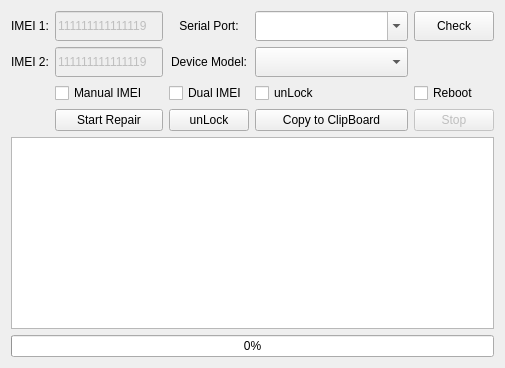
             <widget class="QWidget" name="tab_9">
              <attribute name="title">
               <string>Device7</string>
              </attribute>
              <layout class="QVBoxLayout" name="verticalLayout_3">
               <item>
                <layout class="QGridLayout" name="gridLayout_2">
                 <item row="0" column="3">
                  <widget class="QComboBox" name="cmb_PortNumber_D7">
                   <property name="sizePolicy">
                    <sizepolicy hsizetype="Expanding" vsizetype="Fixed">
                     <horstretch>0</horstretch>
                     <verstretch>0</verstretch>
                    </sizepolicy>
                   </property>
                   <property name="minimumSize">
                    <size>
                     <width>0</width>
                     <height>30</height>
                    </size>
                   </property>
                   <property name="mouseTracking">
                    <bool>false</bool>
                   </property>
                   <property name="editable">
                    <bool>true</bool>
                   </property>
                  </widget>
                 </item>
                 <item row="3" column="4">
                  <widget class="QPushButton" name="pb_Stop_D7">
                   <property name="enabled">
                    <bool>false</bool>
                   </property>
                   <property name="text">
                    <string>Stop</string>
                   </property>
                  </widget>
                 </item>
                 <item row="0" column="2">
                  <widget class="QLabel" name="label_17">
                   <property name="text">
                    <string>Serial Port:</string>
                   </property>
                   <property name="alignment">
                    <set>Qt::AlignCenter</set>
                   </property>
                   <property name="wordWrap">
                    <bool>false</bool>
                   </property>
                  </widget>
                 </item>
                 <item row="1" column="2">
                  <widget class="QLabel" name="label_18">
                   <property name="text">
                    <string>Device Model:</string>
                   </property>
                   <property name="alignment">
                    <set>Qt::AlignCenter</set>
                   </property>
                   <property name="wordWrap">
                    <bool>false</bool>
                   </property>
                  </widget>
                 </item>
                 <item row="1" column="1">
                  <widget class="QLineEdit" name="txt_IMEI_D7_2">
                   <property name="enabled">
                    <bool>false</bool>
                   </property>
                   <property name="sizePolicy">
                    <sizepolicy hsizetype="Preferred" vsizetype="Fixed">
                     <horstretch>0</horstretch>
                     <verstretch>0</verstretch>
                    </sizepolicy>
                   </property>
                   <property name="minimumSize">
                    <size>
                     <width>0</width>
                     <height>30</height>
                    </size>
                   </property>
                   <property name="text">
                    <string>111111111111119</string>
                   </property>
                   <property name="maxLength">
                    <number>15</number>
                   </property>
                  </widget>
                 </item>
                 <item row="3" column="3">
                  <widget class="QPushButton" name="pb_CopytoClipBoard_D7">
                   <property name="text">
                    <string>Copy to ClipBoard</string>
                   </property>
                  </widget>
                 </item>
                 <item row="3" column="2">
                  <widget class="QPushButton" name="pb_unLock_D7">
                   <property name="text">
                    <string>unLock</string>
                   </property>
                  </widget>
                 </item>
                 <item row="0" column="4">
                  <widget class="QPushButton" name="pb_CheckSerialPorts_D7">
                   <property name="sizePolicy">
                    <sizepolicy hsizetype="Preferred" vsizetype="Preferred">
                     <horstretch>0</horstretch>
                     <verstretch>0</verstretch>
                    </sizepolicy>
                   </property>
                   <property name="minimumSize">
                    <size>
                     <width>0</width>
                     <height>30</height>
                    </size>
                   </property>
                   <property name="maximumSize">
                    <size>
                     <width>16777215</width>
                     <height>45</height>
                    </size>
                   </property>
                   <property name="text">
                    <string>Check</string>
                   </property>
                  </widget>
                 </item>
                 <item row="3" column="1">
                  <widget class="QPushButton" name="pb_StartRepairing_D7">
                   <property name="text">
                    <string>Start Repair</string>
                   </property>
                  </widget>
                 </item>
                 <item row="0" column="0">
                  <widget class="QLabel" name="label_11">
                   <property name="text">
                    <string>IMEI 1:</string>
                   </property>
                   <property name="alignment">
                    <set>Qt::AlignCenter</set>
                   </property>
                   <property name="wordWrap">
                    <bool>false</bool>
                   </property>
                  </widget>
                 </item>
                 <item row="1" column="3">
                  <widget class="QComboBox" name="cmb_DeviceModel_D7">
                   <property name="sizePolicy">
                    <sizepolicy hsizetype="Expanding" vsizetype="Fixed">
                     <horstretch>0</horstretch>
                     <verstretch>0</verstretch>
                    </sizepolicy>
                   </property>
                   <property name="minimumSize">
                    <size>
                     <width>0</width>
                     <height>30</height>
                    </size>
                   </property>
                   <property name="mouseTracking">
                    <bool>false</bool>
                   </property>
                   <item>
                    <property name="text">
                     <string/>
                    </property>
                   </item>
                   <item>
                    <property name="text">
                     <string>E6s XT2053</string>
                    </property>
                   </item>
                   <item>
                    <property name="text">
                     <string>G8 Power Lite XT2055</string>
                    </property>
                   </item>
                   <item>
                    <property name="text">
                     <string>E7 Play XT2095</string>
                    </property>
                   </item>
                  </widget>
                 </item>
                 <item row="0" column="1">
                  <widget class="QLineEdit" name="txt_IMEI_D7_1">
                   <property name="enabled">
                    <bool>false</bool>
                   </property>
                   <property name="sizePolicy">
                    <sizepolicy hsizetype="Preferred" vsizetype="Fixed">
                     <horstretch>0</horstretch>
                     <verstretch>0</verstretch>
                    </sizepolicy>
                   </property>
                   <property name="minimumSize">
                    <size>
                     <width>0</width>
                     <height>30</height>
                    </size>
                   </property>
                   <property name="text">
                    <string>111111111111119</string>
                   </property>
                   <property name="maxLength">
                    <number>15</number>
                   </property>
                  </widget>
                 </item>
                 <item row="1" column="0">
                  <widget class="QLabel" name="label_19">
                   <property name="text">
                    <string>IMEI 2:</string>
                   </property>
                   <property name="alignment">
                    <set>Qt::AlignCenter</set>
                   </property>
                   <property name="wordWrap">
                    <bool>false</bool>
                   </property>
                  </widget>
                 </item>
                 <item row="2" column="2">
                  <widget class="QCheckBox" name="chk_Dual_IMEI_D7">
                   <property name="text">
                    <string>Dual IMEI</string>
                   </property>
                  </widget>
                 </item>
                 <item row="2" column="3">
                  <widget class="QCheckBox" name="chk_unLock_D7">
                   <property name="text">
                    <string>unLock</string>
                   </property>
                  </widget>
                 </item>
                 <item row="2" column="4">
                  <widget class="QCheckBox" name="chk_Reboot_D7">
                   <property name="text">
                    <string>Reboot</string>
                   </property>
                  </widget>
                 </item>
                 <item row="2" column="1">
                  <widget class="QCheckBox" name="chk_manual_IMEI_D7">
                   <property name="text">
                    <string>Manual IMEI</string>
                   </property>
                  </widget>
                 </item>
                </layout>
               </item>
               <item>
                <widget class="QTextBrowser" name="txt_outPut_D7">
                 <property name="styleSheet">
                  <string notr="true"/>
                 </property>
                </widget>
               </item>
               <item>
                <widget class="QProgressBar" name="progress_D7">
                 <property name="value">
                  <number>0</number>
                 </property>
                 <property name="alignment">
                  <set>Qt::AlignCenter</set>
                 </property>
                </widget>
               </item>
              </layout>
             </widget>
